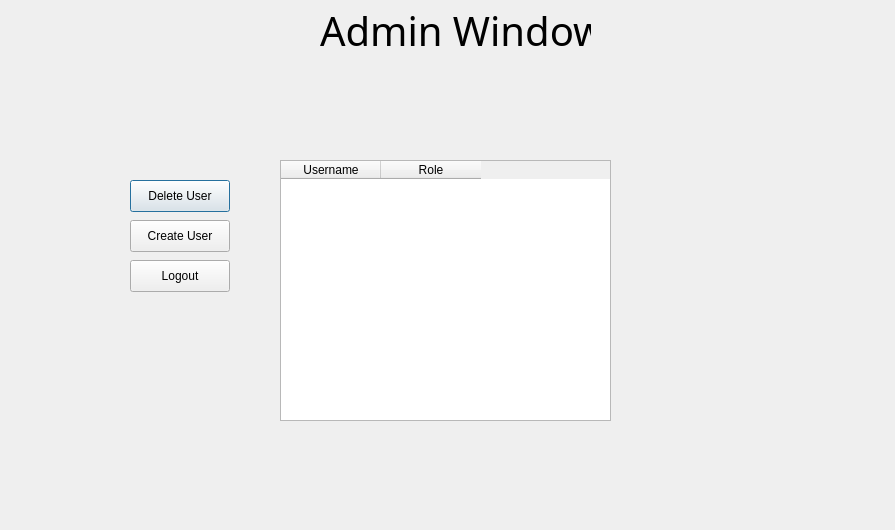
<?xml version="1.0" encoding="UTF-8"?>
<ui version="4.0">
 <class>AdminWindow</class>
 <widget class="QDialog" name="AdminWindow">
  <property name="geometry">
   <rect>
    <x>0</x>
    <y>0</y>
    <width>895</width>
    <height>530</height>
   </rect>
  </property>
  <property name="windowTitle">
   <string>Dialog</string>
  </property>
  <widget class="QLabel" name="signuppage">
   <property name="geometry">
    <rect>
     <x>320</x>
     <y>0</y>
     <width>271</width>
     <height>61</height>
    </rect>
   </property>
   <property name="font">
    <font>
     <family>Futura</family>
     <pointsize>30</pointsize>
     <italic>false</italic>
    </font>
   </property>
   <property name="text">
    <string>Admin Window</string>
   </property>
  </widget>
  <widget class="QPushButton" name="deleteUser">
   <property name="geometry">
    <rect>
     <x>130</x>
     <y>180</y>
     <width>100</width>
     <height>32</height>
    </rect>
   </property>
   <property name="text">
    <string>Delete User</string>
   </property>
  </widget>
  <widget class="QPushButton" name="createUser">
   <property name="geometry">
    <rect>
     <x>130</x>
     <y>220</y>
     <width>100</width>
     <height>32</height>
    </rect>
   </property>
   <property name="text">
    <string>Create User</string>
   </property>
  </widget>
  <widget class="QPushButton" name="adminLogout">
   <property name="geometry">
    <rect>
     <x>130</x>
     <y>260</y>
     <width>100</width>
     <height>32</height>
    </rect>
   </property>
   <property name="text">
    <string>Logout</string>
   </property>
  </widget>
  <widget class="QTableWidget" name="tableWidget">
   <property name="geometry">
    <rect>
     <x>280</x>
     <y>160</y>
     <width>331</width>
     <height>261</height>
    </rect>
   </property>
   <column>
    <property name="text">
     <string>Username</string>
    </property>
   </column>
   <column>
    <property name="text">
     <string>Role</string>
    </property>
   </column>
  </widget>
 </widget>
 <resources/>
 <connections/>
</ui>
